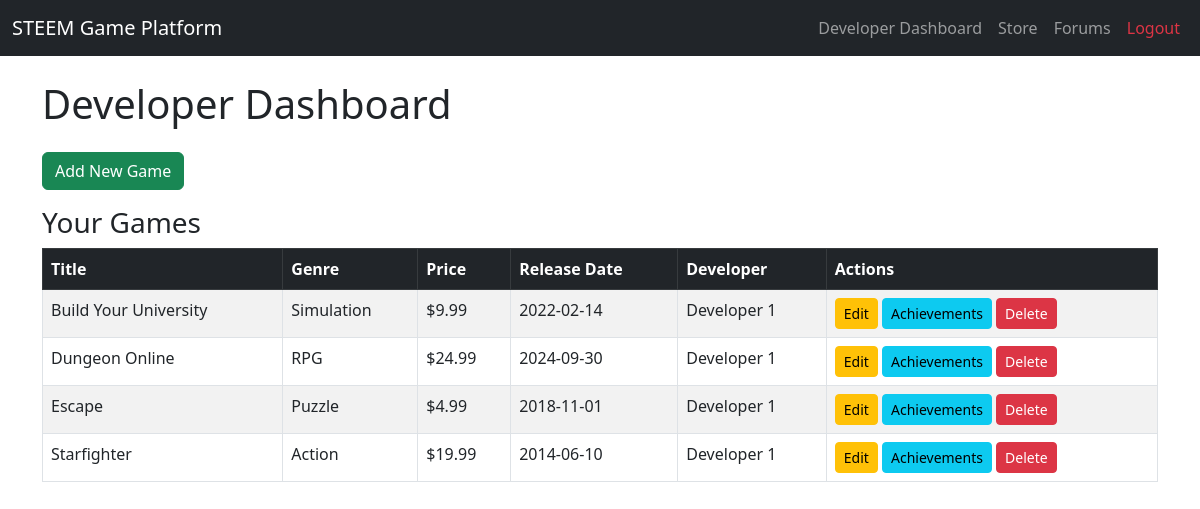
/developer (signed in), run on the app's committed database.
### tables this page shows
CREATE TABLE Games (
    GameID INTEGER PRIMARY KEY AUTOINCREMENT,
    Title TEXT NOT NULL,
    Genre TEXT,
    ReleaseDate DATE,
    Price REAL CHECK (Price >= 0),
    DeveloperID INTEGER,
    FOREIGN KEY (DeveloperID) REFERENCES Developers(DeveloperID)
);

CREATE TABLE Developers (
    DeveloperID INTEGER PRIMARY KEY AUTOINCREMENT,
    Name TEXT NOT NULL,
    Email TEXT UNIQUE NOT NULL,
    Password TEXT NOT NULL
);

### app.py (the view)
@app.route("/developer")
def developer_dashboard():
    if session.get("role") != "developer":
        return redirect(url_for("login"))
    dev_id = session["dev_id"]
    db = get_db()
    games = db.execute("""
        SELECT
            g.GameID,
            g.Title,
            g.Genre,
            g.Price,
            g.ReleaseDate,
            d.Name AS DeveloperName
        FROM Games g
        JOIN Creations c ON g.GameID = c.GameID
        JOIN Developers d ON c.DeveloperID = d.DeveloperID
        WHERE c.DeveloperID = ?
        ORDER BY g.Title ASC
    """, (dev_id,)).fetchall()
    return render_template("developer_dashboard.html", games=games)

### app.py (called while the page is built)
def get_db():
    if 'db' not in g:
        g.db = sqlite3.connect(DATABASE)
        g.db.row_factory = sqlite3.Row
    return g.db

### templates/developer_dashboard.html
{% extends "layout.html" %}
{% block content %}
<h1 class="mb-4">Developer Dashboard</h1>
<a href="{{ url_for('dev_add_game') }}" class="btn btn-success mb-3">
    Add New Game
</a>
<h3>Your Games</h3>
<table class="table table-striped table-bordered">
    <thead class="table-dark">
        <tr>
            <th>Title</th>
            <th>Genre</th>
            <th>Price</th>
            <th>Release Date</th>
            <th>Developer</th>
            <th>Actions</th>
        </tr>
    </thead>
    <tbody>
        {% for g in games %}
        <tr>
            <td>{{ g.Title }}</td>
            <td>{{ g.Genre }}</td>
            <td>${{ g.Price }}</td>
            <td>{{ g.ReleaseDate }}</td>
            <td>{{ g.DeveloperName }}</td>
            <td>
                <a href="{{ url_for('dev_edit_game', game_id=g.GameID) }}"
                   class="btn btn-warning btn-sm">
                    Edit
                </a>
                <a href="{{ url_for('dev_manage_achievements', game_id=g.GameID) }}"
                  class="btn btn-info btn-sm">Achievements</a>
                <form action="{{ url_for('dev_delete_game', game_id=g.GameID) }}"
                      method="post" style="display:inline;">
                    <button class="btn btn-danger btn-sm"
                            onclick="return confirm('Are you sure you want to delete this game?');">
                        Delete
                    </button>
                </form>
            </td>
        </tr>
        {% endfor %}
    </tbody>
</table>
{% endblock %}

### data on the page
Games: Title "Build Your University", Genre "Simulation", Price "9.99", ReleaseDate "2022-02-14", DeveloperName "Developer 1"
Games: Title "Dungeon Online", Genre "RPG", Price "24.99", ReleaseDate "2024-09-30", DeveloperName "Developer 1"
Games: Title "Escape", Genre "Puzzle", Price "4.99", ReleaseDate "2018-11-01", DeveloperName "Developer 1"
Games: Title "Starfighter", Genre "Action", Price "19.99", ReleaseDate "2014-06-10", DeveloperName "Developer 1"
